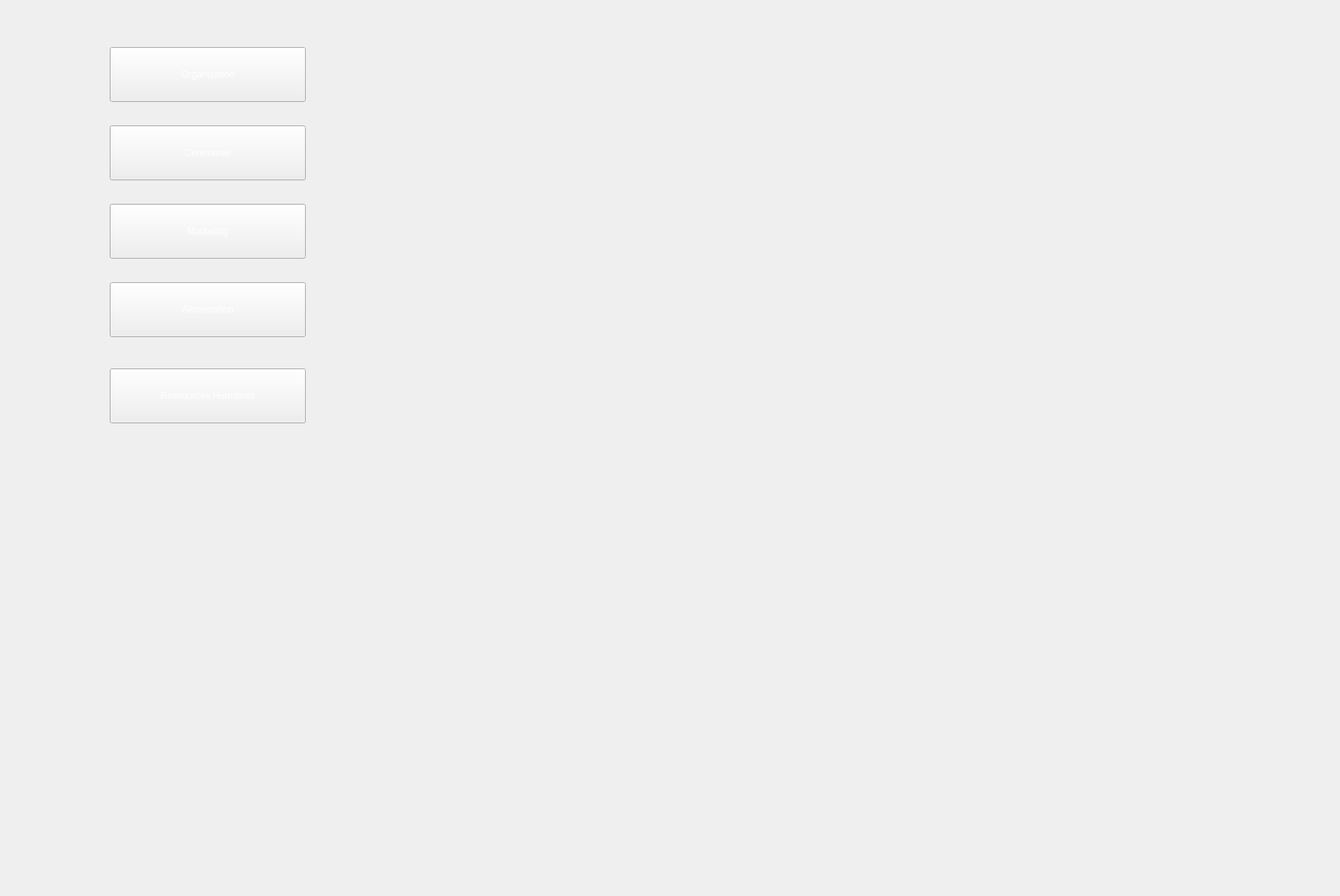
    <widget class="QWidget" name="sousmenu_administrateur">
     <widget class="QLabel" name="img_3">
      <property name="geometry">
       <rect>
        <x>-40</x>
        <y>-70</y>
        <width>1700</width>
        <height>1134</height>
       </rect>
      </property>
      <property name="text">
       <string/>
      </property>
      <property name="pixmap">
       <pixmap resource="src.qrc">:/ressource/mariage.jpg</pixmap>
      </property>
      <property name="scaledContents">
       <bool>false</bool>
      </property>
      <property name="alignment">
       <set>Qt::AlignCenter</set>
      </property>
      <property name="wordWrap">
       <bool>false</bool>
      </property>
     </widget>
     <widget class="QPushButton" name="organisation_3">
      <property name="geometry">
       <rect>
        <x>140</x>
        <y>60</y>
        <width>250</width>
        <height>70</height>
       </rect>
      </property>
      <property name="styleSheet">
       <string notr="true">background-image: url(:/ressource/mariage.jpg);
color: rgb(255, 255, 255);
font: 16pt &quot;Sachiko&quot;;
border-color: rgb(255, 255, 255);</string>
      </property>
      <property name="text">
       <string>Organisation</string>
      </property>
     </widget>
     <widget class="QPushButton" name="ceremonie_3">
      <property name="geometry">
       <rect>
        <x>140</x>
        <y>160</y>
        <width>250</width>
        <height>70</height>
       </rect>
      </property>
      <property name="styleSheet">
       <string notr="true">background-image: url(:/ressource/mariage.jpg);
color: rgb(255, 255, 255);
font: 16pt &quot;Sachiko&quot;;
border-color: rgb(255, 255, 255);</string>
      </property>
      <property name="text">
       <string>Ceremonie</string>
      </property>
     </widget>
     <widget class="QPushButton" name="marketing_2">
      <property name="geometry">
       <rect>
        <x>140</x>
        <y>260</y>
        <width>250</width>
        <height>70</height>
       </rect>
      </property>
      <property name="styleSheet">
       <string notr="true">background-image: url(:/ressource/mariage.jpg);
color: rgb(255, 255, 255);
font: 16pt &quot;Sachiko&quot;;
border-color: rgb(255, 255, 255);</string>
      </property>
      <property name="text">
       <string>Marketing</string>
      </property>
     </widget>
     <widget class="QPushButton" name="alimentation_3">
      <property name="geometry">
       <rect>
        <x>140</x>
        <y>360</y>
        <width>250</width>
        <height>70</height>
       </rect>
      </property>
      <property name="styleSheet">
       <string notr="true">background-image: url(:/ressource/mariage.jpg);
color: rgb(255, 255, 255);
font: 16pt &quot;Sachiko&quot;;
border-color: rgb(255, 255, 255);</string>
      </property>
      <property name="text">
       <string>Alimentation</string>
      </property>
     </widget>
     <widget class="QPushButton" name="RessourcesHumaine">
      <property name="geometry">
       <rect>
        <x>140</x>
        <y>470</y>
        <width>250</width>
        <height>70</height>
       </rect>
      </property>
      <property name="styleSheet">
       <string notr="true">background-image: url(:/ressource/mariage.jpg);
color: rgb(255, 255, 255);
font: 16pt &quot;Sachiko&quot;;
border-color: rgb(255, 255, 255);</string>
      </property>
      <property name="text">
       <string>Ressources Humaines</string>
      </property>
     </widget>
    </widget>
